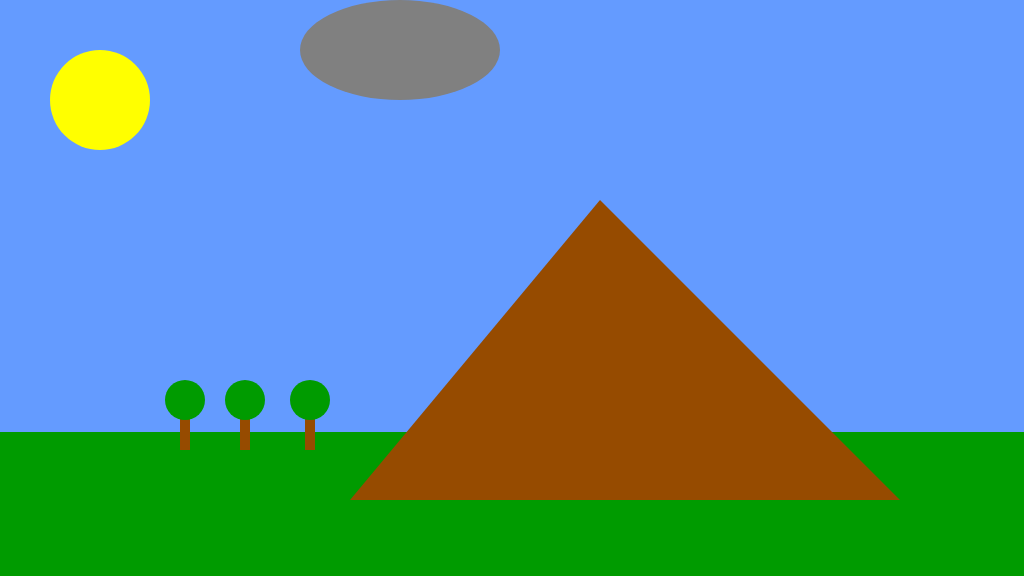
Frame 1 (no input)
Frame 60 (no input): identical to frame 1, image omitted
Frame 120 (the mouse pressed at the canvas centre since frame 60): identical to frame 1, image omitted

The p5.js sketch that drew this single still picture (run headless with seeded random() and noise() and a simulated clock; from frame 60 on, the mouse is pressed at the canvas centre):

// p5.js sketch
// ── sketch.js

function setup()
{
	createCanvas(1024, 576);
}

function draw()
{
	background(100, 155, 255); 

	Tree();
	Cloud();
	Mountain();

}
function Tree()
{
	noStroke();
	fill(0,155,0);
	rect(0, 432, 1024, 144); 
	fill(150, 75, 0);
	rect(305,400,10,50);
	fill(0,155,0);
	circle(310,400,40)
	fill(150, 75, 0);
	rect(240,400,10,50);
	fill(0,155,0);
	circle(245,400,40);
	fill(150, 75, 0);
	rect(180,400,10,50);
	fill(0,155,0);
	circle(185,400,40);
}
function Cloud()
{
	noStroke();
	fill(128,128,128);
	ellipse(400,50,200,100);
	fill(255, 255, 0);
	circle(100,100,100);
}
function Mountain()
{
	noStroke();
	fill(150, 75, 0);
	triangle(350,500,900,500,600,200);
}
